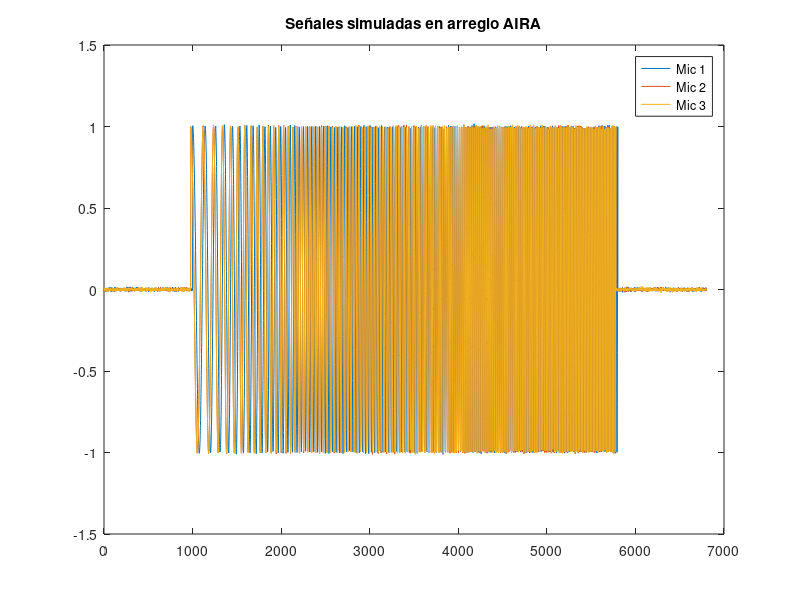
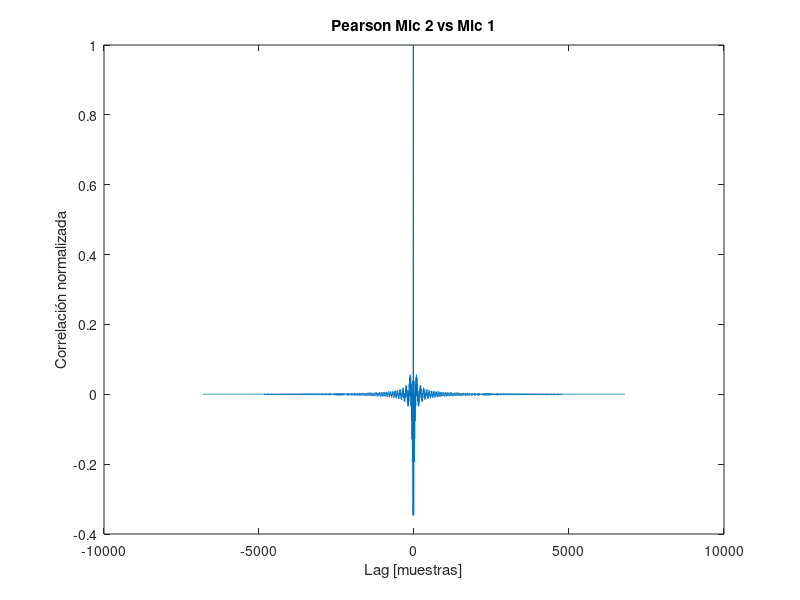
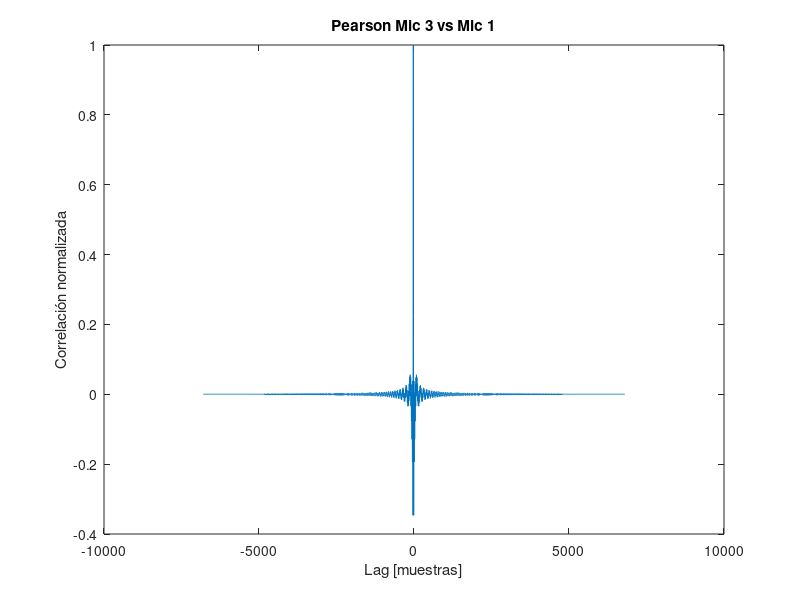

These charts were generated, in order, by the following MATLAB code:
clear all; close all; clc;

pkg load signal;

% =========================
% Parámetros
% =========================
fs = 48000;
c = 343;
d = 0.18;              % distancia entre micrófonos [m]
theta_real = 60;       % ángulo real en grados
theta = deg2rad(theta_real);

dur = 0.1;
t = 0:1/fs:dur;

% Fuente simulada
s = chirp(t, 300, dur, 3000);

% =========================
% Geometría tipo AIRA
% Mic 1 como referencia
% Triángulo equilátero
% =========================
mic1 = [0, 0];
mic2 = [-d, 0];
mic3 = [-d/2, -sqrt(3)*d/2];

mics = [mic1; mic2; mic3];

% Vector de dirección de llegada
u = [sin(theta), cos(theta)];

% Delays relativos respecto a mic 1
tau = zeros(3,1);

for m = 1:3
    tau(m) = dot(mics(m,:) - mic1, u) / c;
end

delay_samples = round(tau * fs);

disp("Delays reales en muestras:");
disp(delay_samples);

% =========================
% Crear señales de micrófonos
% =========================
Npad = 1000;
s_pad = [zeros(1,Npad), s, zeros(1,Npad)];

x = zeros(3, length(s_pad));

for m = 1:3
    shift = delay_samples(m);

    if shift >= 0
        x(m,:) = [zeros(1,shift), s_pad(1:end-shift)];
    else
        shift = abs(shift);
        x(m,:) = [s_pad(shift+1:end), zeros(1,shift)];
    end
end

% Ruido opcional
noise_w = 0.005;
x = x + noise_w * randn(size(x));

% =========================
% Función Pearson / Cross-correlation normalizada
% =========================
function [delay_samp, cc, lags] = pearson_corr(sig, refsig)

    % Quitar DC / media
    sig = sig - mean(sig);
    refsig = refsig - mean(refsig);

    % Correlación cruzada normalizada tipo Pearson
    [cc, lags] = xcorr(sig, refsig, "coeff");

    % Buscar pico máximo
    [~, idx] = max(abs(cc));

    % Delay estimado en muestras
    delay_samp = lags(idx);
endfunction

% =========================
% Estimar delays con Pearson
% =========================
[d21, cc21, lags21] = pearson_corr(x(2,:), x(1,:));
[d31, cc31, lags31] = pearson_corr(x(3,:), x(1,:));

printf("Delay estimado Pearson mic2-mic1: %d muestras\n", d21);
printf("Delay estimado Pearson mic3-mic1: %d muestras\n", d31);

% =========================
% Estimar ángulo
% Usamos mic2 vs mic1:
% tau21 = -d*sin(theta)/c
% =========================
tau21_est = d21 / fs;

sin_theta_est = -tau21_est * c / d;

% Limitar por errores numéricos
sin_theta_est = max(min(sin_theta_est, 1), -1);

theta_est = rad2deg(asin(sin_theta_est));

printf("Ángulo real: %.2f grados\n", theta_real);
printf("Ángulo estimado usando mic2-mic1: %.2f grados\n", theta_est);

% =========================
% Gráficas
% =========================
figure;
plot(x(1,:)); hold on;
plot(x(2,:));
plot(x(3,:));
legend("Mic 1", "Mic 2", "Mic 3");
title("Señales simuladas en arreglo AIRA");

figure;
plot(lags21, cc21);
title("Pearson Mic 2 vs Mic 1");
xlabel("Lag [muestras]");
ylabel("Correlación normalizada");


figure;
plot(lags31, cc31);
title("Pearson Mic 3 vs Mic 1");
xlabel("Lag [muestras]");
ylabel("Correlación normalizada");
